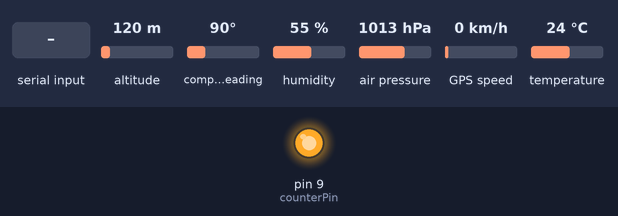
Bench run of a sketch on a simulated Arduino Uno, built for the host (arithmetic inside an expression is 32-bit, double 64-bit). Shown: output pins drawn as LEDs (lit = HIGH). The test bench sets the inputs (shaded band); at power-on: altitude 120 m, compass heading 90°, humidity 55 %, air pressure 1013 hPa, GPS speed 0 km/h, temperature 24 °C. Storage starts empty; the GPS gets a fix after 3 s at 37.7749, -122.4194 with 8 satellites; what the sketch prints to the serial monitor is not drawn.

Above: at 1.2 s.
1.3 s: "90,45\n" received over Serial
Timing chart, 0 to 4.3 s (numbered marks = the images above; inputs shaded):
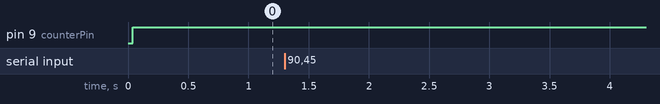

The sketch:

cosmic_ray_wwhs_comments.ino
```cpp
/*This is the program for the Arduino mega. This program is connected to the bme280,
 *  Ultimate gps logger shield and the Counter shield
 *  This program logs
 *
 *
 *
 */
 #include <SoftwareSerial.h>
#include <Wire.h>
#include <SPI.h>
#include <SD.h>
#include <TimeLib.h>
#include <Adafruit_GPS.h>
#include <Adafruit_BME280.h>

#define FILENAME "wwhs%02d%02d%04d.txt"  //file name with a formatted string %d will be repaced with integers

//SoftwareSerial GPSSerial(8, 7); // RX, TX

#define GPSSerial Serial1  //GPS  object initalized
Adafruit_GPS GPS(&GPSSerial);//Adafruit_GPS  object initalized

// Sensors
Adafruit_BME280 bme; // I2C for barometric sensor    Initialization of BME sensor

// SD card
const int SD_CS = 10;

File myFile;  //file object created for storing files in sd card
char filename[17];  //filename string created with 17 characters limit
int log_time = 60; // default is 1 minute         //logtime initialised

// General Variables
signed long count = 0;       //counter

boolean done = false;
unsigned long last_time = 0;       ///last logtime
unsigned long timeout = 0;

int counterPin = 9;

unsigned long lastlog = 0;


void initCounter() {
  pinMode(counterPin, OUTPUT);  //counter pin inistialised as output pin
  digitalWrite(counterPin, HIGH);//// logic 1 send to counter pin
  SPI.begin(); //////Arduino SPI initialised
  digitalWrite(counterPin, LOW); //bring ss low to select and begin SPI conversation
  SPI.transfer(0x00); //write serial data to the MDR0 register
  SPI.transfer(0x00); //write serial data to the MDR1 register
  digitalWrite(counterPin, HIGH);
  digitalWrite(counterPin, LOW);//////LOW to send another command
  SPI.transfer(0x20); //clears the CNTR
  digitalWrite(counterPin, HIGH); //bring high to end conversation
}

long readCounter() {
  unsigned int count_1, count_2, count_3, count_4;       //counts variables initialised
  long count_value = 0;
  digitalWrite(counterPin, LOW); // Begin SPI conversation
  SPI.transfer(0x60); // Request count
  count_1 = SPI.transfer(0x00); // Read highest order byte
  count_2 = SPI.transfer(0x00);
  count_3 = SPI.transfer(0x00);
  count_4 = SPI.transfer(0x00); // Read lowest order byte

  digitalWrite(counterPin, HIGH); // Terminate SPI conversation
  count_value = (count_1 << 8) + count_2;  //// left shifting count 1 by 8 bits and adding count_2 in it( it is same as doing x*2^y)
  count_value = (count_value << 8) + count_3; // left shifting count_value by 8 bits and adding count_3 in it
  count_value = (count_value << 8) + count_4; // left shifting count_value by 8 bits and adding count_4 in it
  return count_value;
}


void setup() {
  Serial.begin(115200);
  initCounter();  //initializing counter by calling initCounter Function

  // Initialize the GPS first to get time
  initGPS(); //initializing GPS by calling initGPS function

  //  boolean ok = false;
  //  do {
  //    ok = getLogTime();
  //    delay(2000);
  //  } while (!ok);

  // Check for a fix (do not block)
  pinMode(SD_CS, OUTPUT); //Adafruit SD shields and modules: pin 10

  /* check on all components */
  if (!SD.begin(SD_CS)) {  //check if no SD card or SDCard sheild found then do nothing
    Serial.println("SD!");
    //while (1);
  }

  if (!bme.begin()) {//check if no BME  found then do nothing
    Serial.println("BME!");
    //while (1);
  }

  last_time = now();   ///save now time to last_time variable
  Serial.println("OK");
}

void initGPS() {
  GPS.begin(9600);////Start serial communication with GPS @ baud rate 9600

  GPS.sendCommand(PMTK_SET_NMEA_OUTPUT_RMCGGA);////////GPS initailzed to get only RMCGGA commands
  GPS.sendCommand(PMTK_SET_NMEA_OUTPUT_RMCONLY);

  // Set the update rate
  GPS.sendCommand(PMTK_SET_NMEA_UPDATE_1HZ); // 1 Hz update rate
  GPS.sendCommand(PGCMD_ANTENNA);  ////Intializing GPS internal and External antenna
}

void updateTime() {
  setTime(GPS.hour, GPS.minute, GPS.seconds, GPS.day, GPS.month, GPS.year);/////Setting time using GPS time
  adjustTime(-5 * 3600); // UTC -5
}

void checkGPS() {
  if (GPSSerial.available()) {///If GPS serial device is connected and in working state the proceed further

    char c = GPS.read();////   startReading GPS data character by character
    String lastNMEA = "";

    if (GPS.newNMEAreceived()) {

      lastNMEA = GPS.lastNMEA(); //////store recieved data in lastNMEA string

      if (!GPS.parse(GPS.lastNMEA()))
        return;

      if (!lastNMEA.startsWith("\n$GPRMC"))  ////checking for raw data if data don't contain GPRMC it just discard the raw thing
        lastNMEA = "";
      else
        lastNMEA.trim();//removes "&" signs from GPS data
    }

    // if a fix was detected then send the NMEA sentence
    if (GPS.fix) {
      updateTime();///update the time

      if (millis() - lastlog > log_time || lastlog == 0) {/////time calculation for logs
        lastlog = millis();
        if (lastNMEA != "") {
          Serial.print("#NMEA="); Serial.println(lastNMEA);
        }
      }

    }
  }
}

void loop() {

  checkGPS();//calling checkGPS() function

  if (timeStatus() != timeNotSet) {
    if (isAM()) {///////call isAM function to check whether it is AM or PM, if it is AM then proceed to next statement
      if (hour() == 12 && !done) {
        myFile.close();
        sprintf(filename, FILENAME, day(), month(), year());//// in formatted filename string add day,month and year.
        myFile = SD.open(filename, FILE_WRITE);///open that file for writing data
        Log2Card();/////////wrtie log to that file
        done = true;///mark the done flag
      }

      else {
        done = false; ///mark done flag as false if Arduino wasn't able to communicate with SD Card.
      }
    }

    if (now() - last_time >= log_time) {//if statement for checking whether time has chenged after last logged data
      last_time = now();
      sprintf(filename, FILENAME, day(), month(), year());////////////if some time has passed, again insert day, month and year in the formatted string
      myFile = SD.open(filename, FILE_WRITE);
      Log2Card();///////again log the data to sd card
    }
  }
  update_log_time();////////update log time for future use

}

// write to file
void Log2Card() {//////a function to Log data to SD Card
  String data = "{\"log\":\"";
  // Add date
  data += String(day());
  data += "/";
  data += String(month());
  data += "/";
  data += String(year());
  data += ",";

  // Add time
  data += String(hour());
  data += ":";
  data += String(minute());
  data += ":";
  data += String(second());
  data += ",";

  // Add counter
  count = readCounter(); //calls subroutine to reac the counter
  data += count;
  data += ",";

  // Add temperature
  data += String(bme.readTemperature());///////get temperature from bme
  data += ",";

  // Add pressure
  data += String(bme.readPressure() / 100.0F);
  data += ",";

  // Add humidity
  data += String(bme.readHumidity());

  data += "\"}";

  Serial.println(data); // Send data to Raspberry Pi
  myFile.println(data); // Log to file

  myFile.flush();
  //write date time, year, temperature, pressure and humidity to sd card.
  myFile.close();
  digitalWrite(counterPin, LOW);///Low to make it ready for another command
SPI.transfer(0x20);///clears the counter
digitalWrite(counterPin, HIGH);///ends the communication
}

boolean update_log_time() {///updates the log time and print it in serial monitor
  boolean result = false;
  if (Serial.available()) {
    char c = Serial.read();
    if (c == '$') {///////check if first charcter from GPS is "&", this ensures the data is valid and it's not a junk string or character
      int val = Serial.parseInt();//////// Get from GPS and converts it to int
      if (val > 0) {
        if (val != log_time) {
          log_time = val;
          Serial.println(log_time);
          Serial.println("{\"log_time\":\"done\"}");
        }
        result = true;
      }
    }
  }
  return result;
}

boolean getLogTime() {/////////calculates the log time with a difference of 2 seconds(2000ms) between each process
  unsigned long timeout = millis();
  boolean ret = false;
  Serial.println("#whatLogTime");
  while (!Serial.available()) {
    if (millis() - timeout > 2000) {////////differnce with 2 seconds
      return ret;
    }
  }
  ret = update_log_time();////calls udate function for log time
  return ret;
}
```
